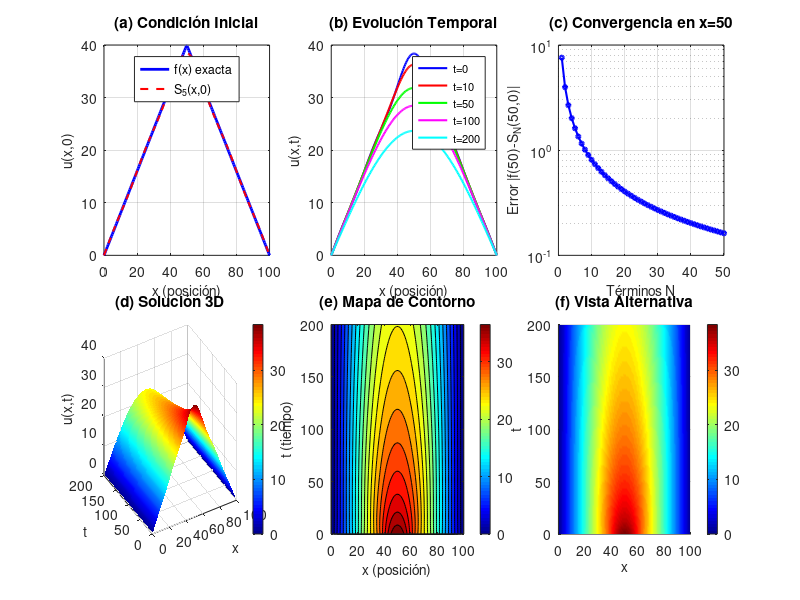

MATLAB code to generate this figure: (Note: this script raises an error after producing the figure.)
% =========================================================================
% EJERCICIO 1: ECUACIÓN DE CALOR UNIDIMENSIONAL
% Visualización de la distribución de temperatura en una barra
% =========================================================================

clear all; close all; clc;

% Parámetros del problema
L = 100;              % Longitud de la barra
k = 1.6352;          % Coeficiente de difusividad térmica
N_terms = 5;         % Número de términos en la serie (n=1,3,5,7,9)
x = linspace(0, L, 200);  % Puntos espaciales
t_vals = [0, 10, 50, 100, 200];  % Tiempos para graficar

% Función para calcular los coeficientes B_n
B_n = @(n) (320 / (n^2 * pi^2)) * (-1)^((n-1)/2);

% Función para calcular u(x,t)
function u = calcular_u(x, t, L, k, N_terms, B_n)
    u = zeros(size(x));
    n_values = 1:2:2*N_terms;  % n = 1, 3, 5, 7, 9
    for n = n_values
        u = u + B_n(n) * sin(n*pi*x/L) .* exp(-k*(n*pi/L)^2*t);
    end
end

%% FIGURA ÚNICA: Panel con todas las visualizaciones
figure('Position', [100, 100, 1600, 1200]);

% Preparar datos
f_inicial = zeros(size(x));
for i = 1:length(x)
    if x(i) <= 50
        f_inicial(i) = 0.8 * x(i);
    else
        f_inicial(i) = 0.8 * (100 - x(i));
    end
end

x_grid = linspace(0, L, 100);
t_grid = linspace(0, 200, 100);
[X, T] = meshgrid(x_grid, t_grid);
U = zeros(size(X));

for i = 1:size(X, 1)
    for j = 1:size(X, 2)
        U(i,j) = calcular_u(X(i,j), T(i,j), L, k, N_terms, B_n);
    end
end

% Subplot 1: Condición inicial
subplot(2, 3, 1);
plot(x, f_inicial, 'b-', 'LineWidth', 2);
hold on;
u_0 = calcular_u(x, 0, L, k, N_terms, B_n);
plot(x, u_0, 'r--', 'LineWidth', 1.5);
grid on;
xlabel('x (posición)', 'FontSize', 10);
ylabel('u(x,0)', 'FontSize', 10);
title('(a) Condición Inicial', 'FontSize', 11, 'FontWeight', 'bold');
legend('f(x) exacta', 'S_5(x,0)', 'Location', 'north', 'FontSize', 9);

% Subplot 2: Evolución temporal
subplot(2, 3, 2);
colores = {'b', 'r', 'g', 'm', 'c'};
for i = 1:length(t_vals)
    t = t_vals(i);
    u_t = calcular_u(x, t, L, k, N_terms, B_n);
    plot(x, u_t, colores{i}, 'LineWidth', 1.5, 'DisplayName', sprintf('t=%d', t_vals(i)));
    hold on;
end
grid on;
xlabel('x (posición)', 'FontSize', 10);
ylabel('u(x,t)', 'FontSize', 10);
title('(b) Evolución Temporal', 'FontSize', 11, 'FontWeight', 'bold');
legend('Location', 'northeast', 'FontSize', 8);

% Subplot 3: Convergencia
subplot(2, 3, 3);
x_test = 50;
N_max = 50;
error_vals = zeros(1, N_max);
valor_exacto = 40;
for N = 1:N_max
    n_vals = 1:2:(2*N);
    u_aprox = 0;
    for n = n_vals
        u_aprox = u_aprox + B_n(n) * sin(n*pi*x_test/L);
    end
    error_vals(N) = abs(valor_exacto - u_aprox);
end
semilogy(1:N_max, error_vals, 'b-o', 'LineWidth', 1.5, 'MarkerSize', 3);
grid on;
xlabel('Términos N', 'FontSize', 10);
ylabel('Error |f(50)-S_N(50,0)|', 'FontSize', 10);
title('(c) Convergencia en x=50', 'FontSize', 11, 'FontWeight', 'bold');

% Subplot 4: Superficie 3D
subplot(2, 3, 4);
surf(X, T, U, 'EdgeColor', 'none');
colormap('jet');
colorbar;
xlabel('x', 'FontSize', 10);
ylabel('t', 'FontSize', 10);
zlabel('u(x,t)', 'FontSize', 10);
title('(d) Solución 3D', 'FontSize', 11, 'FontWeight', 'bold');
view([-30, 30]);
shading interp;

% Subplot 5: Mapa de contorno
subplot(2, 3, 5);
contourf(X, T, U, 20);
colormap('jet');
colorbar;
xlabel('x (posición)', 'FontSize', 10);
ylabel('t (tiempo)', 'FontSize', 10);
title('(e) Mapa de Contorno', 'FontSize', 11, 'FontWeight', 'bold');

% Subplot 6: Vista superior 3D
subplot(2, 3, 6);
surf(X, T, U, 'EdgeColor', 'none');
colormap('jet');
colorbar;
xlabel('x', 'FontSize', 10);
ylabel('t', 'FontSize', 10);
zlabel('u(x,t)', 'FontSize', 10);
title('(f) Vista Alternativa', 'FontSize', 11, 'FontWeight', 'bold');
view([0, 90]);
shading interp;

% Título general
sgtitle('Ejercicio 1: Ecuación de Calor Unidimensional', 'FontSize', 14, 'FontWeight', 'bold');

% Guardar figura
saveas(gcf, 'ejercicio1_calor.png');

fprintf('✓ Figura del Ejercicio 1 generada exitosamente.\n');
fprintf('  - ejercicio1_calor.png\n');
